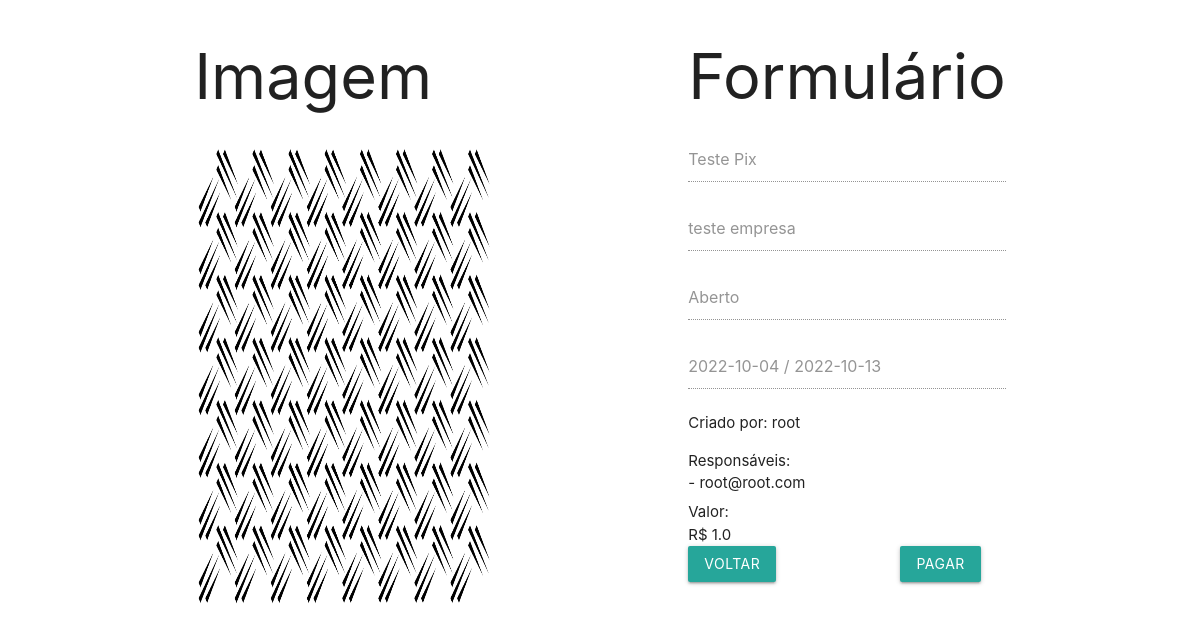
/10/ (signed in), run on the app's committed database.
### upload/models.py (models this page shows)
class Base(models.Model):
    created_at = models.DateTimeField(auto_now_add=True)
    updated_at = models.DateTimeField(auto_now=True)
    class Meta:
        abstract = True

class Conta(Base):
    title = models.CharField(max_length=200)
    empresa = models.CharField(max_length=200)
    status = models.CharField(max_length=8 , default=padrao)
    imagem = models.ImageField(upload_to='contas')
    data_emissao = models.CharField(max_length=10)
    data_validade = models.CharField(max_length=11)
    valor = models.FloatField()
    user_id = models.ForeignKey(Profile , on_delete=models.CASCADE ,related_name='conta')
    class Meta:
        verbose_name = 'Conta'
        verbose_name_plural = 'Contas'

### user/models.py (models this page shows)
class Profile(AbstractUser):
    email = models.EmailField(_("email address"), blank=True, unique=True)
    age = models.PositiveIntegerField(blank=True, null=True)
    USERNAME_FIELD = "email"
    REQUIRED_FIELDS = ["username"]

### upload/views.py (the view)
# urls.py: path('<int:pk>/', views.retrieve_file , name="retrieveFile"),
@login_required(login_url='/login')
def retrieve_file(request , pk):
    if request.method == "GET":
        try:
            conta = Conta.objects.get(id=pk)
            user = Profile.objects.get(conta=conta)
            responsaveis = Responsaveis.objects.get(conta=conta)
            print("$$$$$$$$$$$$$$$$$$$")
            print(responsaveis.users.all())
            return render(request , "retrieve.html" , context={
                "conta": conta,
                "user":user,
                "responsaveis": responsaveis.users.all()
            })
        except:
            return index(request)

### upload/templates/retrieve.html (shortened to what this page needs)
<!DOCTYPE html>
<html lang="en">
<head>
    <link rel="stylesheet" href="https://cdnjs.cloudflare.com/ajax/libs/materialize/1.0.0/css/materialize.min.css" />
    {% load static %}
    <link rel="stylesheet" href="{% static 'retrieve.css' %}">
</head>
<body>
    <div class="content">
        <div>
            <h1>Imagem</h1>
            <img class="image" src="{{ conta.imagem.url }}" />
        </div>
        <div>
            <h1>Formulário</h1>
            <div class="input-field col s12">
                <input disabled value="{{conta.title}}" id="disabled" type="text" class="validate">
            </div>
            <div class="input-field col s12">
                <input disabled value="{{conta.empresa}}" id="disabled" type="text" class="validate">
            </div>
            <div class="input-field col s12">
                <input disabled value="{{conta.status}}" id="disabled" type="text" class="validate">
            </div>
            <div class="input-field col s12">
                <input disabled value="{{conta.data_emissao}} / {{conta.data_validade}}" id="disabled" type="text"
                    class="validate">
            </div>
            <div class="input-field col s12">
                <span> Criado por: {{user.username}}</span>
            </div>
            <span>Responsáveis: </span>
            <div class="list_responsaveis">
                {%for res in responsaveis%}
                <span class="user_item">- {{res.email}}</span>
                {%endfor%}
            </div>
            <span>Valor: </span>
            <div>
                R$ {{conta.valor}}
            </div>
            <div class="buttons">
                <a class="waves-effect waves-light btn btnV" href="{% url 'uploadFile'%}">VOLTAR</a>
                <a class="waves-effect waves-light btn" href="{% url 'pagar' conta.id%}">PAGAR</a>
            </div>
        </div>
    </div>
</body>
</html>

### upload/static/retrieve.css (style rules this page uses)
html , body { padding: 0; display: flex; justify-content: center; width: 100%; }
.content { display: flex; width: 100%; justify-content: space-evenly; }
.image { height: 40vw; width: 25vw; }
.btnV { margin-right: 10vw; }
.list_responsaveis { display: flex; flex-direction: column; }
.user_item { padding-bottom: 2%; }

### data on the page
Conta: imagem (picture), title "Teste Pix", empresa "teste empresa", status "Aberto", data_emissao "2022-10-04 / 2022-10-13", valor "1.0"
Profile: username "root", email "root@root.com"
